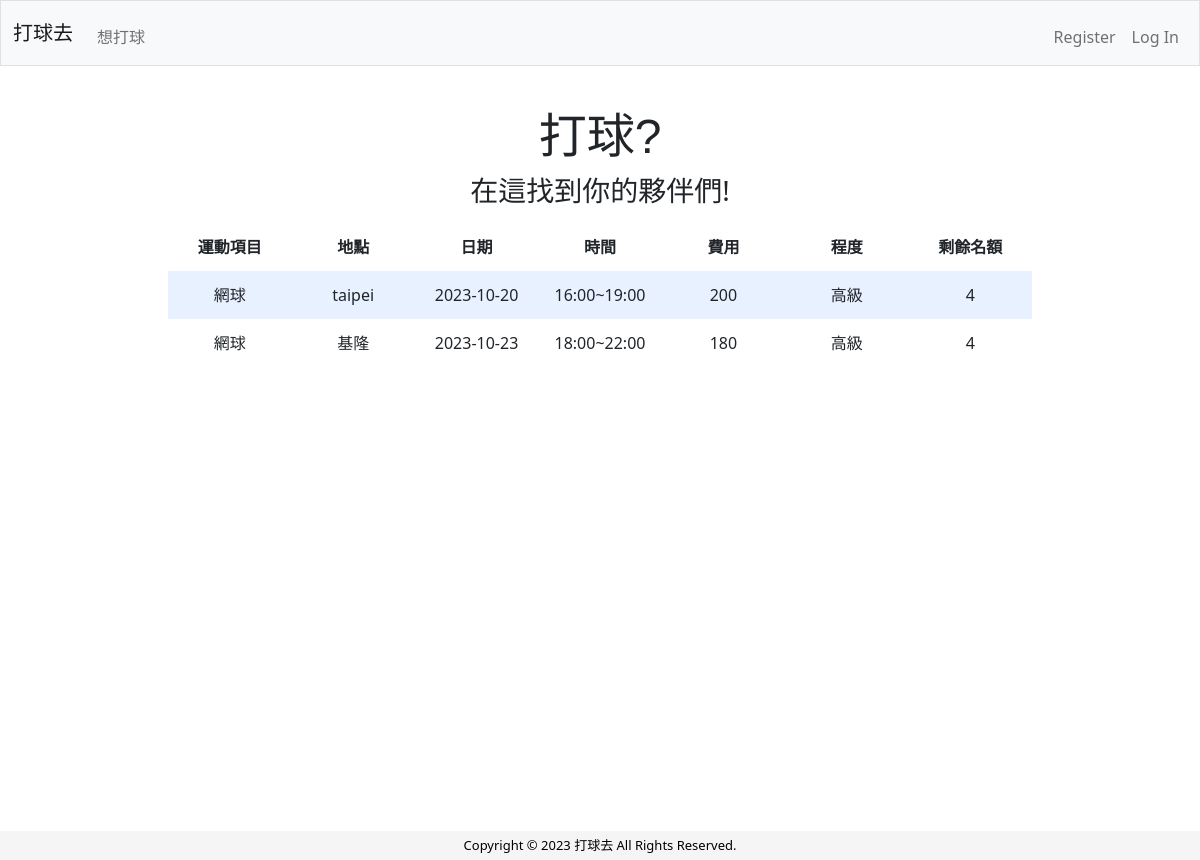
Before: / with the older database file.
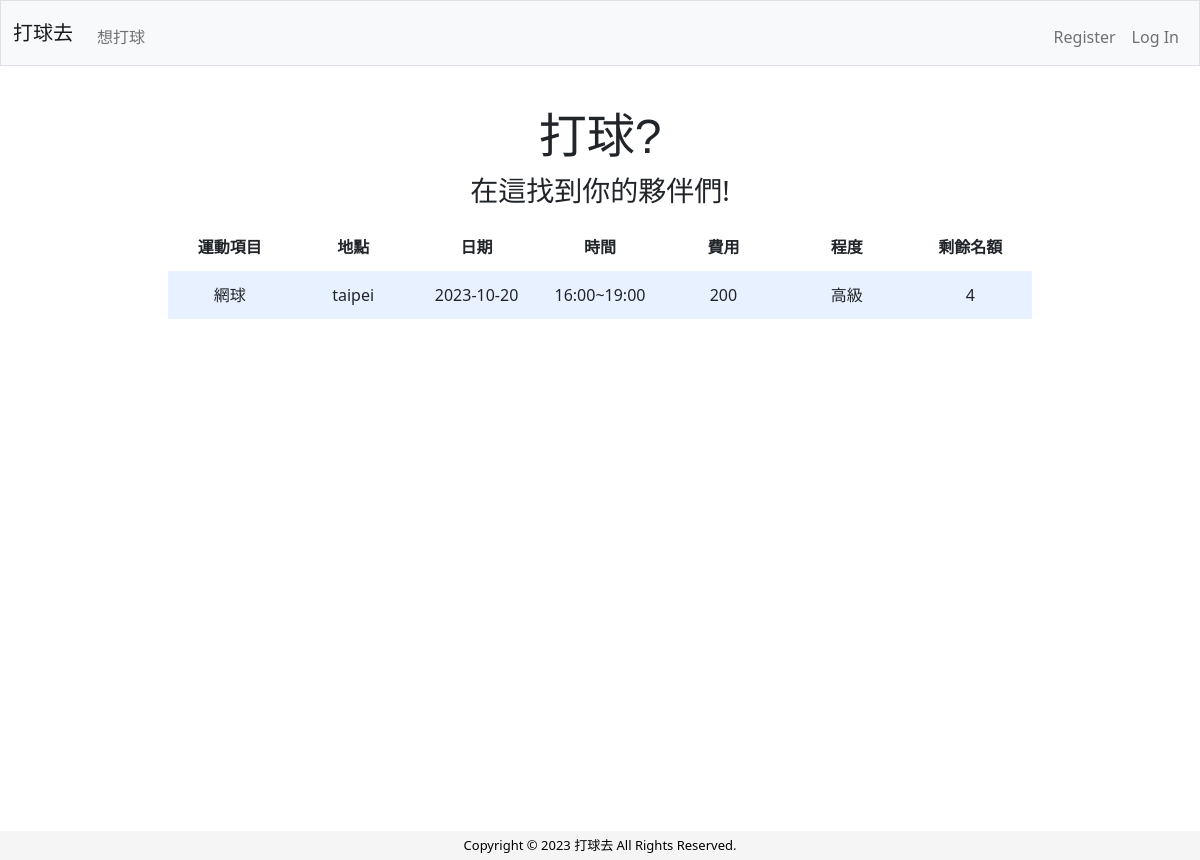
After: the same page with the newer database file.
### tables this page shows
CREATE TABLE activities (
id INTEGER PRIMARY KEY AUTOINCREMENT NOT NULL, 
type TEXT NOT NULL,
date TEXT NOT NULL, 
start_time TEXT NOT NULL, 
end_time TEXT NOT NULL, 
location TEXT NOT NULL,
level TEXT NOT NULL,
price TEXT, 
participants INTEGER NOT NULL,
remark TEXT, user_id INTEGER, applicants Integer NOT NULL DEFAULT 0,
FOREIGN KEY (user_id) REFERENCES users(id)
);

### app.py (the view)
@app.route("/", methods=["GET", "POST"])
def index():
    activities = db.execute("SELECT * FROM activities WHERE date >= date('now') ORDER BY date")
    return render_template("index.html",activities=activities)

### app.py (called while the page is built)
@app.after_request
def after_request(response):
    response.headers["Cache-Control"] = "no-cache, no-store, must-revalidate"
    response.headers["Expires"] = 0
    response.headers["Pragma"] = "no-cache"
    return response

### templates/index.html
{% extends "layout.html" %}
{% block main %}
    <div >
        <h1>打球?</h1>
        <h3>在這找到你的夥伴們!</h3>
    </div>
    <div class="section">
        <table>
            <thead>
                <tr>
                    <th class ="text-middle">運動項目</th>
                    <th class ="text-middle">地點</th>
                    <th class ="text-middle">日期</th>
                    <th class ="text-middle">時間</th>
                    <th class ="text-middle">費用</th>
                    <th class ="text-middle">程度</th>
                    <th class ="text-middle">剩餘名額</th>
                </tr>
            </thead>
            <tbody>
                {% for activity in activities %}
                    <tr>
                        <td class ="text-middle">{{activity.type}}</td>
                        <td class ="text-middle">{{activity.location}}</td>
                        <td class ="text-middle">{{activity.date}}</td>
                        <td class ="text-middle">{{activity.start_time}}~{{activity.end_time}}</td>
                        <td class ="text-middle">{{activity.price}}</td>
                        <td class ="text-middle">{{activity.level}}</td>
                        <td class ="text-middle">{{activity.participants - activity.applicants}}</td>
                    </tr>
                {% endfor %}
            </tbody>
        </table>
    </div>
{% endblock %}

### templates/layout.html (shortened to what this page needs)
<!DOCTYPE html>
<html lang="en">
    <head>
        <link href="https://cdn.jsdelivr.net/npm/bootstrap@5.1.3/dist/css/bootstrap.min.css" rel="stylesheet">
        <link href="/static/styles.css" rel="stylesheet">
    </head>
    <body>
        <div class="page-wrapper">
            <nav class="bg-light border navbar navbar-expand-md navbar-light fixed-top">
                <div class="container-fluid">
                    <a class="navbar-brand" href="/"><span class="blue">打球去</a>
                    <div class="collapse navbar-collapse" id="navbar">
                        {% if session["user_id"] %}
                            <ul class="navbar-nav me-auto mt-2">
                                <li class="nav-item"><a class="nav-link" href="/group">開團</a></li>
                                <li class="nav-item"><a class="nav-link" href="/find">想打球</a></li>
                            </ul>
                            <ul class="navbar-nav ms-auto mt-2">
                                <li class="nav-item"><a class="nav-link" href="/created_history">開團紀錄</a></li>
                                <li class="nav-item"><a class="nav-link" href="/applied_history">報名紀錄</a></li>
                                <li class="nav-item"><a class="nav-link" href="/logout">Log Out</a></li>
                            </ul>
                        {% else %}
                            <ul class="navbar-nav me-auto mt-2">
                            <li class="nav-item active">
                                <a class="nav-link" href="/find">想打球</a>
                            </li>
                            </ul>
                            <ul class="navbar-nav ms-auto mt-2">
                                <li class="nav-item"><a class="nav-link" href="/register">Register</a></li>
                                <li class="nav-item"><a class="nav-link" href="/login">Log In</a></li>
                            </ul>
                        {% endif %}
                    </div>
                </div>
            </nav>
            <main class="container-fluid py-5 text-center content">
                {% block main %}{% endblock %}
            </main>
            <footer class=" footer container-fluid position-relative bottom-0">
                <p>Copyright © 2023 打球去 All Rights Reserved. </p>
            </footer>
        </div>
    </body>
</html>

### static/styles.css (style rules this page uses)
body { background-color: #ffffff; color: #212529; font-size: 1rem; font-weight: 400; line-height: 1.5; margin-top: 60px; text-align: left; }
.page-wrapper { display: flex; flex-direction: column; min-height: 100vh; }
.content { flex: 1; padding: 20px; }
.footer { position: fixed; bottom: 0; left: 0; width: 100%; background-color:#f5f5f5; color: #fff; text-align: center; padding: 5px 0; }
footer p { font-size: small; color: black; margin-top:auto; margin-bottom: auto; }
h1 { font-family: 'Montserrat', sans-serif; font-size: 48px; }
.section { padding-bottom: 1rem; padding-left: 2rem; padding-right: 2rem; padding-top: 0.5rem; margin-left: auto; margin-right: auto; width: 80%; }
table { background-color: transparent; margin-bottom: 1rem; table-layout: fixed; width: 100%; }
table th, table td { padding: 0.75rem; vertical-align: middle; word-wrap: break-word; }
tbody tr:nth-of-type(odd) { background-color: rgb(179, 208, 255, 0.3) }

Changed rows visible on the page:
removed activities: type "網球", location "基隆", date "2023-10-23", start_time "18:00", end_time "22:00", price "180", level "高級", activity.participants-activity.applicants "4"
